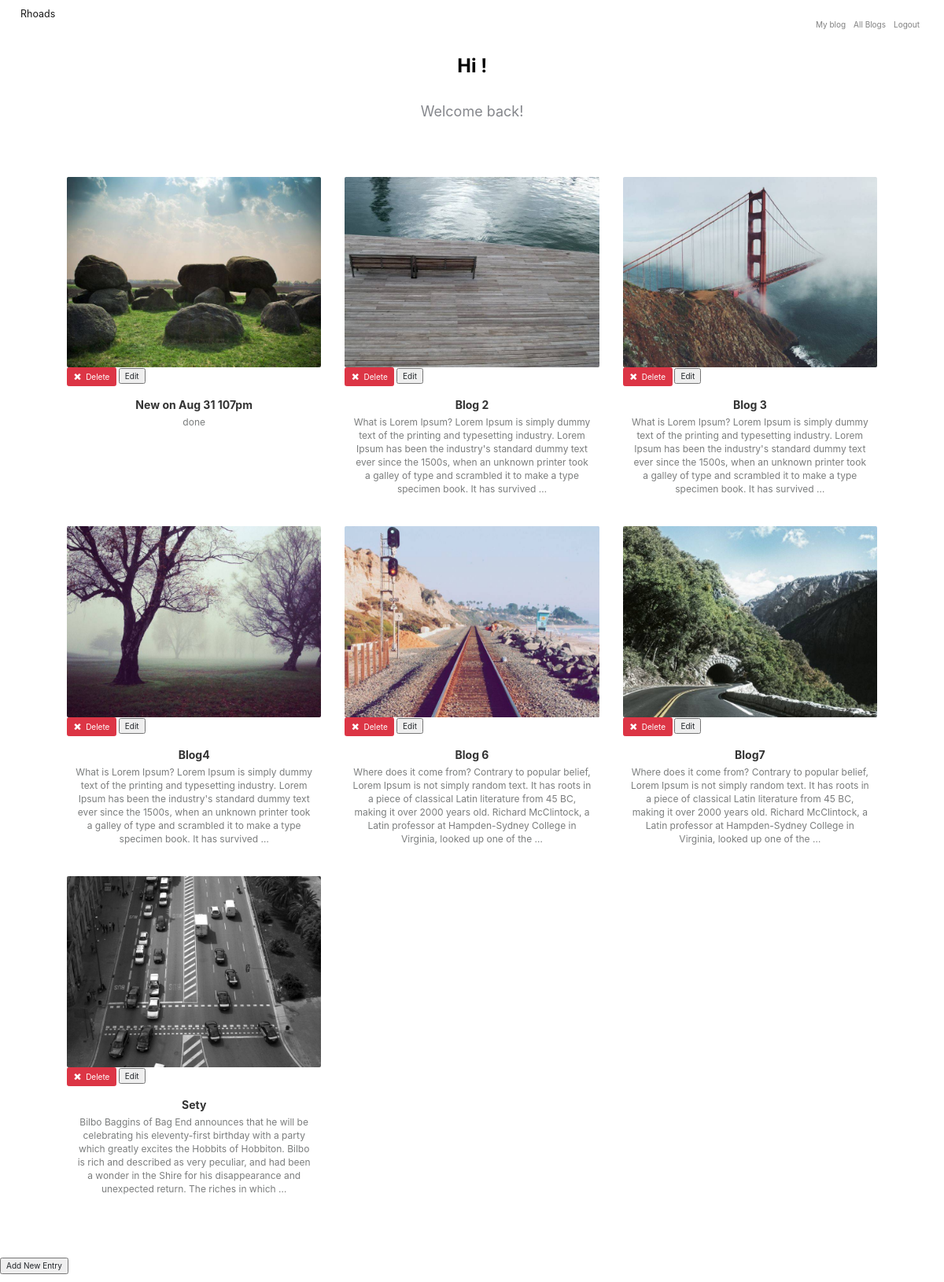
/home/blogs/, run on the app's committed database.
### music/models.py (models this page shows, shortened)
class Blog(models.Model):
    text = models.CharField(max_length=200)
    date_added = models.DateTimeField(auto_now_add=True)
    owner = models.ForeignKey(User)
    image = models.ImageField(upload_to='media/')
    body = models.TextField()
    date_added = models.DateTimeField(auto_now_add=True)

### music/views.py (the view)
# urls.py: url(r'^home/blogs/$', views.all_blogs, name='all_blogs'),
def all_blogs(request):
    blogs = Blog.objects.all()
    context = {'blogs': blogs}
    return render(request, 'blogs.html', context)

### music/templates/blogs.html (shortened to what this page needs)
{% load static %}
<html>
<head>
    <link rel="stylesheet" href="https://maxcdn.bootstrapcdn.com/bootstrap/3.3.7/css/bootstrap.min.css">
    <link href="{% static 'vendor/font-awesome/css/font-awesome.min.css' %}" rel="stylesheet" type="text/css">
    <link rel="stylesheet" href="https://cdnjs.cloudflare.com/ajax/libs/baguettebox.js/1.8.1/baguetteBox.min.css">
    <link rel="stylesheet" href="{% static 'css/gallery-clean.css' %}">
    <link rel="stylesheet" href="https://maxcdn.bootstrapcdn.com/bootstrap/3.3.7/css/bootstrap.min.css">
    <link href="{% static 'vendor/bootstrap/css/bootstrap.min.css' %}" rel="stylesheet"/>
</head>
<body>
    <nav class="navbar navbar-expand-lg navbar-light fixed-top" id="mainNav">
        <a class="navbar-brand" href="{% url 'music:index' %}">Rhoads</a>
        <div class="collapse navbar-collapse" id="navbarResponsive">
            <ul class="navbar-nav ml-auto">
                <li class="nav-item">
                    <a class="nav-link" href="{% url 'music:blogs' %}">My blog</a>
                </li>
                <li class="nav-item">
                    <a class="nav-link" href="{% url 'music:all_blogs' %}">All Blogs</a>
                </li>
                <li class="nav-item">
                    <a class="nav-link" href="{% url 'music:logout' %}">Logout</a>
                </li>
            </ul>
        </div>
    </nav>
<div class="container gallery-container">
    <h1>Hi {{user.username}}!</h1>
    <p class="page-description text-center">Welcome back!</p>
       <div class="tz-gallery">
           <div class="row">
                {% for blog in blogs %}
                 {% if blog.image %}
                <div class="col-sm-6 col-md-4">
                    <div class="thumbnail">
                        <a class="lightbox" href="/home/bloghome/blog/{{blog.id}}">
                            <img src="/../../../{{MEDIA_ROOT}}{{ blog.image.url }}" class="img-responsive">
                            {% else %}
                            <h3>No image to display</h3>
                            {% endif %}
                        </a>
                             <form action="{% url 'music:delete_blog' blog.id %}" method="post" style="display: inline;">
                                        <button type="submit" class="btn btn-danger btn-xs">
                                            <span class="glyphicon glyphicon-remove"></span>&nbsp; Delete
                                        </button>
                                    </form>
                                <form action="{% url 'music:edit_blog' blog.id %}" method='post'>
                                <button name="submit">Edit</button>
                                </form>
                        <div class="caption">
                        <h3>{{blog.text}}</h3>
                        <p> {{blog.body|truncatewords:50 }}</p>
                        </div>
                    </div>
                </div>
                    {% empty %}
                     <li>No Blogs have been added yet.</li>
                    {% endfor %}
                </div>
          </div>
            </div>
<form name="form" action="{% url 'music:new_blog' %}">
    <input type="submit" value="Add New Entry" />
</form>
</body>

### music/static/css/gallery-clean.css (style rules this page uses)
body { background-color: #fff; min-height: 100vh; font: normal 16px sans-serif; }
.carousel-inner>.item>a>img, .carousel-inner>.item>img, .img-responsive, .thumbnail a>img, .thumbnail>img img { display: block; width: 400px; height: 250px; }
.gallery-container h1 { text-align: center; margin-top: 70px; font-family: 'Droid Sans', sans-serif; font-weight: bold; color: black; }
.gallery-container p.page-description { text-align: center; margin: 30px auto; font-size: 18px; color: #85878c; }
.tz-gallery { padding: 40px; }
.tz-gallery .thumbnail { padding: 0; margin-bottom: 30px; border: none; }
.tz-gallery img { border-radius: 2px; }
.tz-gallery .caption { padding: 26px 30px; text-align: center; }
.tz-gallery .caption h3 { font-size: 14px; font-weight: bold; margin-top: 0; }
.tz-gallery .caption p { font-size: 12px; color: #7b7d7d; margin: 0; }
form { display: inline-block; text-align: center; }

### data on the page
Blog: image (picture), text "New on Aug 31 107pm", body "done"
Blog: image (picture), text "Blog 2", body "What is Lorem Ipsum? Lorem Ipsum is simply dummy text of the printing and typesetting industry. Lorem Ipsum has been the industry's standard dummy text ever since the 1500s, when an unknown printer took a galley of type and scrambled it to make a type specimen book. It has survived …"
Blog: image (picture), text "Blog 3", body "What is Lorem Ipsum? Lorem Ipsum is simply dummy text of the printing and typesetting industry. Lorem Ipsum has been the industry's standard dummy text ever since the 1500s, when an unknown printer took a galley of type and scrambled it to make a type specimen book. It has survived …"
Blog: image (picture), text "Blog4", body "What is Lorem Ipsum? Lorem Ipsum is simply dummy text of the printing and typesetting industry. Lorem Ipsum has been the industry's standard dummy text ever since the 1500s, when an unknown printer took a galley of type and scrambled it to make a type specimen book. It has survived …"
Blog: image (picture), text "Blog 6", body "Where does it come from? Contrary to popular belief, Lorem Ipsum is not simply random text. It has roots in a piece of classical Latin literature from 45 BC, making it over 2000 years old. Richard McClintock, a Latin professor at Hampden-Sydney College in Virginia, looked up one of the …"
Blog: image (picture), text "Blog7", body "Where does it come from? Contrary to popular belief, Lorem Ipsum is not simply random text. It has roots in a piece of classical Latin literature from 45 BC, making it over 2000 years old. Richard McClintock, a Latin professor at Hampden-Sydney College in Virginia, looked up one of the …"
Blog: image (picture), text "Sety", body "Bilbo Baggins of Bag End announces that he will be celebrating his eleventy-first birthday with a party which greatly excites the Hobbits of Hobbiton. Bilbo is rich and described as very peculiar, and had been a wonder in the Shire for his disappearance and unexpected return. The riches in which …"
